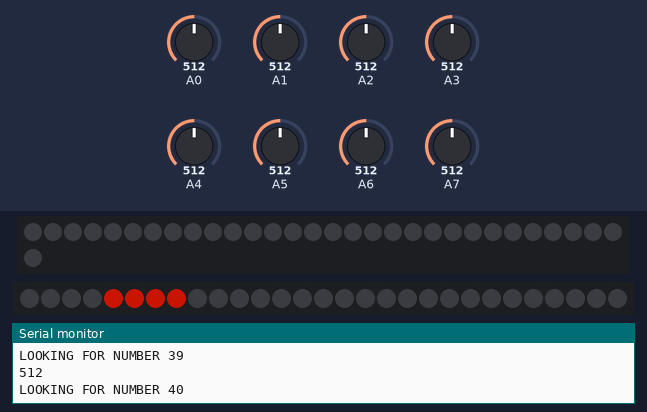
Bench run of a sketch on a simulated Arduino Uno, built with avr-gcc and run on an emulated ATmega328P. Shown: 31 RGB LEDs in strip order, left to right, continuing on the next row, 29 RGB LEDs in strip order, left to right, the last lines printed to the serial monitor. Inputs (shaded band) come from the test bench; at power-on: A0 = 512, A1 = 512, A2 = 512, A3 = 512, A4 = 512, A5 = 512, A6 = 512, A7 = 512. Dim RGB values are drawn brighter than linear.

Above: at 1.2 s.
1.3 s: A0 set to 484
At 1.79 s:
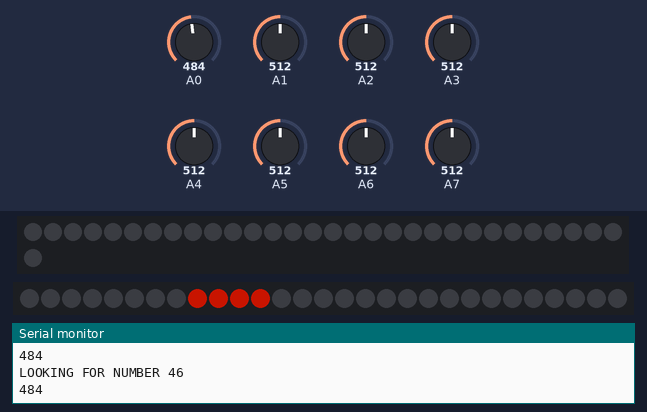
At 5.29 s:
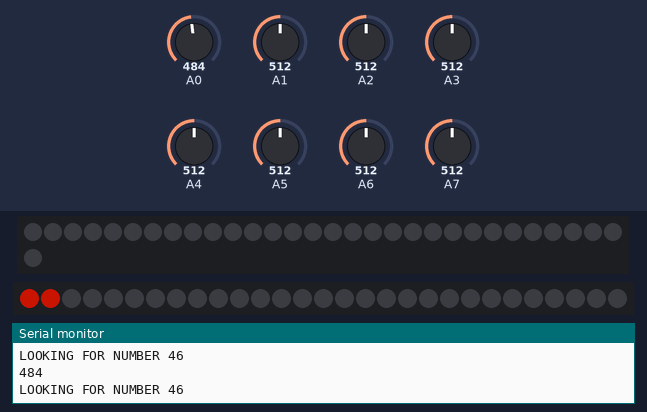

The sketch:

NeoPixel_PathTest.ino
```cpp
// Simple NeoPixel test.  Lights just a few pixels at a time so a
// 1m strip can safely be powered from Arduino 5V pin.  Arduino
// may nonetheless hiccup when LEDs are first connected and not
// accept code.  So upload code first, unplug USB, connect pixels
// to GND FIRST, then +5V and digital pin 6, then re-plug USB.
// A working strip will show a few pixels moving down the line,
// cycling between red, green and blue.  If you get no response,
// might be connected to wrong end of strip (the end wires, if
// any, are no indication -- look instead for the data direction
// arrows printed on the strip).

#include <Adafruit_NeoPixel.h>

#define PIN 5
#define PIN2 6
#define N_LEDS 31 // all yellow wires, fast one
#define N_LEDS2 29 // one with colored wires, slow one
// speed. 1 = fast
// 2 = slow
int s = 2;
int i = 0;
long pm = 0; // previous millis()
int fsrval = 0;
int threshold = 500; // fsr threshold for a step

int fastFSRs[] = {0,1,2}; // pins in order
int slowFSRs[] = {3,4,5};
int currentFSR = 0; // index of array

Adafruit_NeoPixel strip = Adafruit_NeoPixel(N_LEDS, PIN, NEO_GRB + NEO_KHZ800);
Adafruit_NeoPixel strip2 = Adafruit_NeoPixel(N_LEDS2, PIN2, NEO_GRB + NEO_KHZ800);

void setup() {
  Serial.begin(9600);
  strip.begin();
  strip.show();
  strip2.begin();
  strip2.show();
}

void loop() {
  // which FSR do we look for next?
  String debug = "LOOKING FOR NUMBER " + String(currentFSR);
  Serial.println(debug);
  if(s == 1) {
    fsrval = analogRead(fastFSRs[currentFSR]);
  } else {
    fsrval = analogRead(slowFSRs[currentFSR]);
  }
  Serial.println(fsrval);
  if(fsrval > threshold) {
    currentFSR++;
    if(currentFSR == 2) {
      Serial.println("ALL THREE STEPS DONE");
    }
  }

  if(s == 1) {
    // fast
    chase(1, strip.Color(255, 255, 255), 50);
  } else {
    // slow
    chase(2, strip.Color(100, 10, 0), 125);
  }
}

static void chase(int stripNum, uint32_t c, long wait) {
  unsigned long currentMillis = millis();

  int nleds;
  if (stripNum == 1) {
    nleds = N_LEDS;
  } else {
    nleds = N_LEDS2;
  }

  if(currentMillis - pm > wait) {
    // save the last time we changed the lights.
    pm = currentMillis;
    if(i<nleds+4) {
      if(stripNum == 1) {
        strip.setPixelColor(i , c); // Draw new pixel
        strip.setPixelColor(i-4, 0); // Erase pixel a few steps back
        strip.show();
      } else {
        strip2.setPixelColor(i , c); // Draw new pixel
        strip2.setPixelColor(i-4, 0); // Erase pixel a few steps back
        strip2.show();
      }
      ++i;
    } else {
      i = 0;
      if(stripNum == 1) {
        strip.setPixelColor(i , c); // Draw new pixel
        strip.setPixelColor(i-4, 0); // Erase pixel a few steps back
        strip.show();
      } else {
        strip2.setPixelColor(i , c); // Draw new pixel
        strip2.setPixelColor(i-4, 0); // Erase pixel a few steps back
        strip2.show();
      }
    }
  }
//  for(uint16_t i=0; i<nleds+4; i++) {
//    if(stripNum == 1) {
//      strip.setPixelColor(i , c); // Draw new pixel
//      strip.setPixelColor(i-4, 0); // Erase pixel a few steps back
//      strip.show();
//      delay(wait);
//    } else {
//      strip2.setPixelColor(i , c); // Draw new pixel
//      strip2.setPixelColor(i-4, 0); // Erase pixel a few steps back
//      strip2.show();
//      delay(wait);
//    }
//  }
}
```
